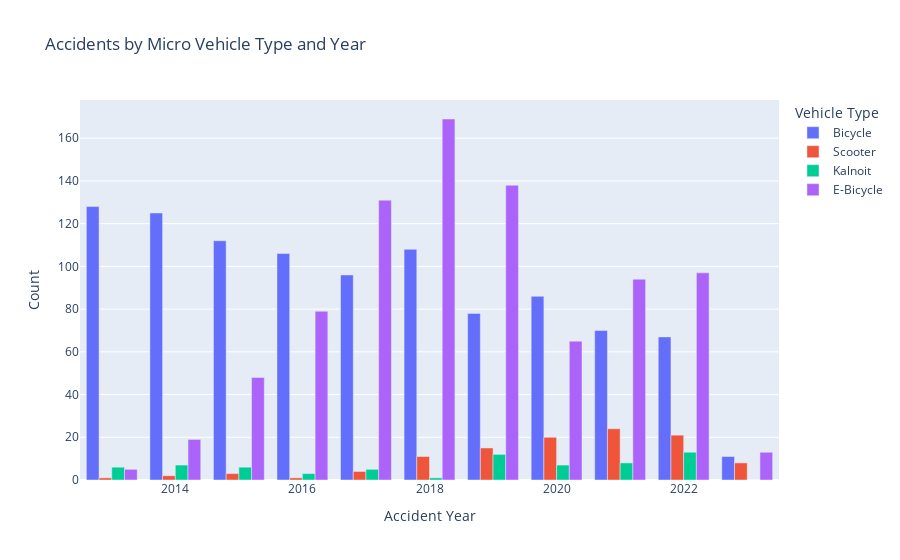

The code cell stored with this chart in its notebook:
### Code cell
micro_gp = year_vehicle_gp[year_vehicle_gp['involve_vehicle_type'].isin(micro_vehicle)]

# Pivot the DataFrame to have accident years as the index and vehicle types as columns.
micro_gp = micro_gp.pivot(index='accident_year', columns='involve_vehicle_type', values='count')

# Replace NaN values with 0 if any, since not all years may have all vehicle types.
micro_gp = micro_gp.fillna(0)


micro_gp = micro_gp.reset_index()

# Convert the DataFrame from wide to long format
micro_long = micro_gp.melt(id_vars='accident_year', var_name='vehicle_type', value_name='count')

# Map your vehicle codes to vehicle names for the legend
vehicle_mapping = {15: 'Bicycle', 21: 'Scooter', 22: 'Kalnoit', 23: 'E-Bicycle'}
micro_long['vehicle_type'] = micro_long['vehicle_type'].map(vehicle_mapping)

# Create the bar chart using plotly.express
fig = px.bar(
    micro_long,
    x='accident_year',
    y='count',
    color='vehicle_type',  # Differentiates the bars by vehicle type
    barmode='group',       # Groups the bar per accident_year
    title='Accidents by Micro Vehicle Type and Year',
    labels={'count': 'Count', 'accident_year': 'Accident Year', 'vehicle_type': 'Vehicle Type'}
)

# Update the layout if you need to customize the appearance
fig.update_layout(
    xaxis_title='Accident Year',
    yaxis_title='Count',
    legend_title='Vehicle Type',
    xaxis={'categoryorder':'total descending'}
)

# Show the plot
fig.show()

# Plotting the grouped bar chart
# pivot_df.plot(kind='bar', figsize=(10, 7))

# # Add some labels and a title
# plt.xlabel('Accident Year')
# plt.ylabel('Count')
# plt.title('Accidents by Micro Vehicle Type and Year')
# plt.xticks(rotation=0)  # Rotates the x labels to show them horizontally
# plt.legend(title='Vehicle Type', labels=['Bicycle', 'Scooter', 'Kalnoit', 'E-Bicycle'])

# # Show the plot
# plt.show()

### Figure 1 — Plotly figure (JSON) as saved in the notebook; plotly's stock layout.template omitted (floating-point values rounded to 4 significant figures)
{"data": [{"alignmentgroup": "True", "hovertemplate": "Vehicle Type=Bicycle<br>Accident Year=%{x}<br>Count=%{y}<extra></extra>", "legendgroup": "Bicycle", "marker": {"color": "#636efa", "pattern": {"shape": ""}}, "name": "Bicycle", "offsetgroup": "Bicycle", "orientation": "v", "showlegend": true, "textposition": "auto", "type": "bar", "x": [2013, 2014, 2015, 2016, 2017, 2018, 2019, 2020, 2021, 2022, 2023], "xaxis": "x", "y": [128, 125, 112, 106, 96, 108, 78, 86, 70, 67, 11], "yaxis": "y"}, {"alignmentgroup": "True", "hovertemplate": "Vehicle Type=Scooter<br>Accident Year=%{x}<br>Count=%{y}<extra></extra>", "legendgroup": "Scooter", "marker": {"color": "#EF553B", "pattern": {"shape": ""}}, "name": "Scooter", "offsetgroup": "Scooter", "orientation": "v", "showlegend": true, "textposition": "auto", "type": "bar", "x": [2013, 2014, 2015, 2016, 2017, 2018, 2019, 2020, 2021, 2022, 2023], "xaxis": "x", "y": [1, 2, 3, 1, 4, 11, 15, 20, 24, 21, 8], "yaxis": "y"}, {"alignmentgroup": "True", "hovertemplate": "Vehicle Type=Kalnoit<br>Accident Year=%{x}<br>Count=%{y}<extra></extra>", "legendgroup": "Kalnoit", "marker": {"color": "#00cc96", "pattern": {"shape": ""}}, "name": "Kalnoit", "offsetgroup": "Kalnoit", "orientation": "v", "showlegend": true, "textposition": "auto", "type": "bar", "x": [2013, 2014, 2015, 2016, 2017, 2018, 2019, 2020, 2021, 2022, 2023], "xaxis": "x", "y": [6, 7, 6, 3, 5, 1, 12, 7, 8, 13, 0], "yaxis": "y"}, {"alignmentgroup": "True", "hovertemplate": "Vehicle Type=E-Bicycle<br>Accident Year=%{x}<br>Count=%{y}<extra></extra>", "legendgroup": "E-Bicycle", "marker": {"color": "#ab63fa", "pattern": {"shape": ""}}, "name": "E-Bicycle", "offsetgroup": "E-Bicycle", "orientation": "v", "showlegend": true, "textposition": "auto", "type": "bar", "x": [2013, 2014, 2015, 2016, 2017, 2018, 2019, 2020, 2021, 2022, 2023], "xaxis": "x", "y": [5, 19, 48, 79, 131, 169, 138, 65, 94, 97, 13], "yaxis": "y"}], "layout": {"barmode": "group", "legend": {"title": {"text": "Vehicle Type"}, "tracegroupgap": 0}, "title": {"text": "Accidents by Micro Vehicle Type and Year"}, "xaxis": {"anchor": "y", "categoryorder": "total descending", "domain": [0, 1], "title": {"text": "Accident Year"}}, "yaxis": {"anchor": "x", "domain": [0, 1], "title": {"text": "Count"}}}}
